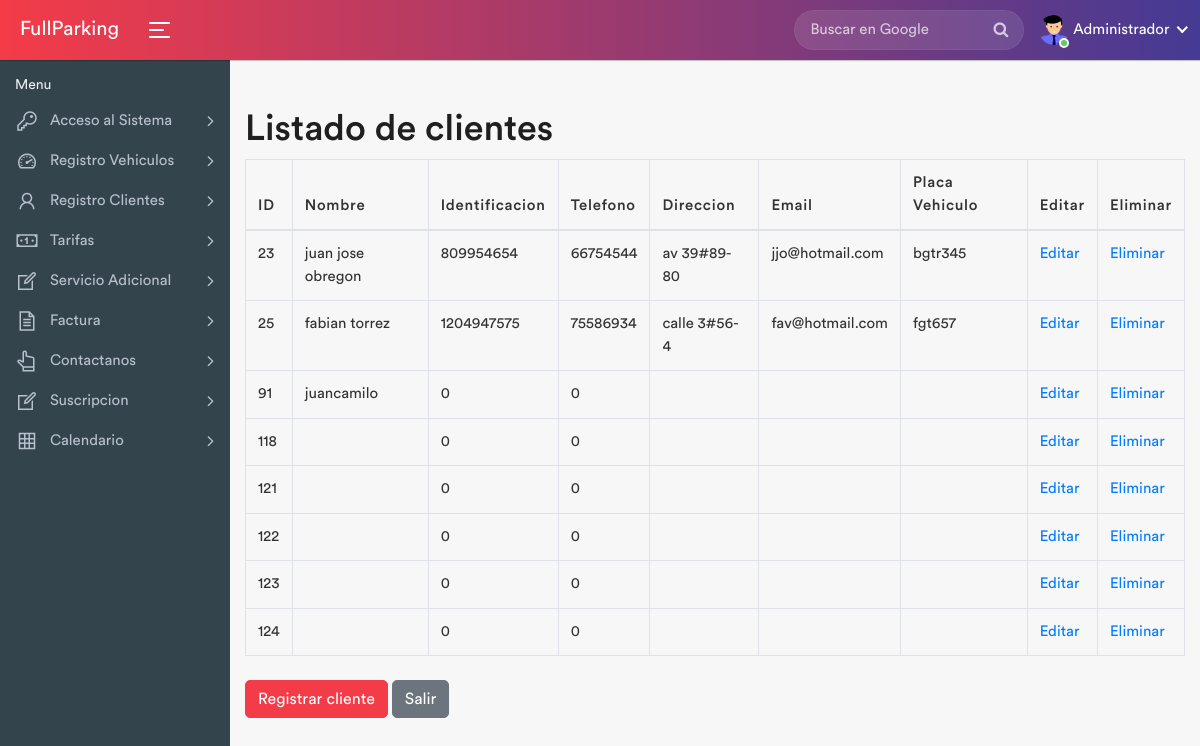
The page /listar.php (signed in) on the database its author committed.
### tables this page shows
CREATE TABLE `clientes` (
  `Id_cliente` int(20) NOT NULL,
  `Nombre` varchar(60) NOT NULL,
  `Identificacion` int(20) NOT NULL,
  `Telefono` int(20) NOT NULL,
  `Direccion` varchar(45) NOT NULL,
  `Email` varchar(50) NOT NULL,
  `Placa_vehiculo` varchar(11) NOT NULL
);

### listar.php (the view)
<?php
include_once "./vistas/encabezado.php";
$mysqli= include_once "./database/conexion.php";
$resultadoQuery = $mysqli->query("SELECT Id_cliente,
Nombre,
Identificacion,
Telefono,
Direccion,
Email,
Placa_vehiculo
FROM clientes");
$listadoClientes= $resultadoQuery->fetch_all(MYSQLI_ASSOC);
?>
<div class="container mt-5">
<div class="row">
<div class="col-12">
    <h1>Listado de clientes</h1>
</div>
<div class="col-12">
    <table class="table table-bordered">
    <thead>
    <tr>
        <th scope="col">ID</th>
        <th scope="col">Nombre</th>
        <th scope="col">Identificacion</th>
        <th scope="col">Telefono</th>
        <th scope="col">Direccion</th>
        <th scope="col">Email</th>
        <th scope="col">Placa Vehiculo</th>
        <th scope="col">Editar</th>
        <th scope="col">Eliminar</th>
    </tr>
    </thead>
    <tbody>
    <?php
    foreach ($listadoClientes as $listadoIndividual) {?>
       <tr>
           <td> <?php echo $listadoIndividual["Id_cliente"] ?></td>
           <td> <?php echo $listadoIndividual["Nombre"] ?></td>
           <td> <?php echo $listadoIndividual["Identificacion"] ?></td>
           <td> <?php echo $listadoIndividual["Telefono"] ?></td>
           <td> <?php echo $listadoIndividual["Direccion"] ?></td>
           <td> <?php echo $listadoIndividual["Email"] ?></td>
           <td> <?php echo $listadoIndividual["Placa_vehiculo"] ?></td>
           <td>
               <a href="editar.php?id=<?php echo $listadoIndividual["Id_cliente"] ?>">Editar</a>
           </td>
           <td>
               <a href="eliminar.php?id=<?php echo $listadoIndividual["Id_cliente"] ?>">Eliminar</a>
           </td>
       </tr>
    <?php
    }
    ?>
    </tbody>
</table>
<a class="btn btn-primary account-btn" href="clientes.php">Registrar cliente</a>
<a class="btn btn-secondary my-2" href="home.php">Salir</a>
</div>
</div>
</div>
<?php
include_once "./vistas/pie.php";
?>

### rows shown on the page
clientes: Id_cliente "23", Nombre "juan jose obregon", Identificacion "809954654", Telefono "66754544", Direccion "av 39#89-80", Email "jjo@hotmail.com", Placa_vehiculo "bgtr345"
clientes: Id_cliente "25", Nombre "fabian torrez", Identificacion "1204947575", Telefono "75586934", Direccion "calle 3#56-4", Email "fav@hotmail.com", Placa_vehiculo "fgt657"
clientes: Id_cliente "91", Nombre "juancamilo", Identificacion "0", Telefono "0"
clientes: Id_cliente "118", Identificacion "0", Telefono "0"
clientes: Id_cliente "121", Identificacion "0", Telefono "0"
clientes: Id_cliente "122", Identificacion "0", Telefono "0"
clientes: Id_cliente "123", Identificacion "0", Telefono "0"
clientes: Id_cliente "124", Identificacion "0", Telefono "0"
